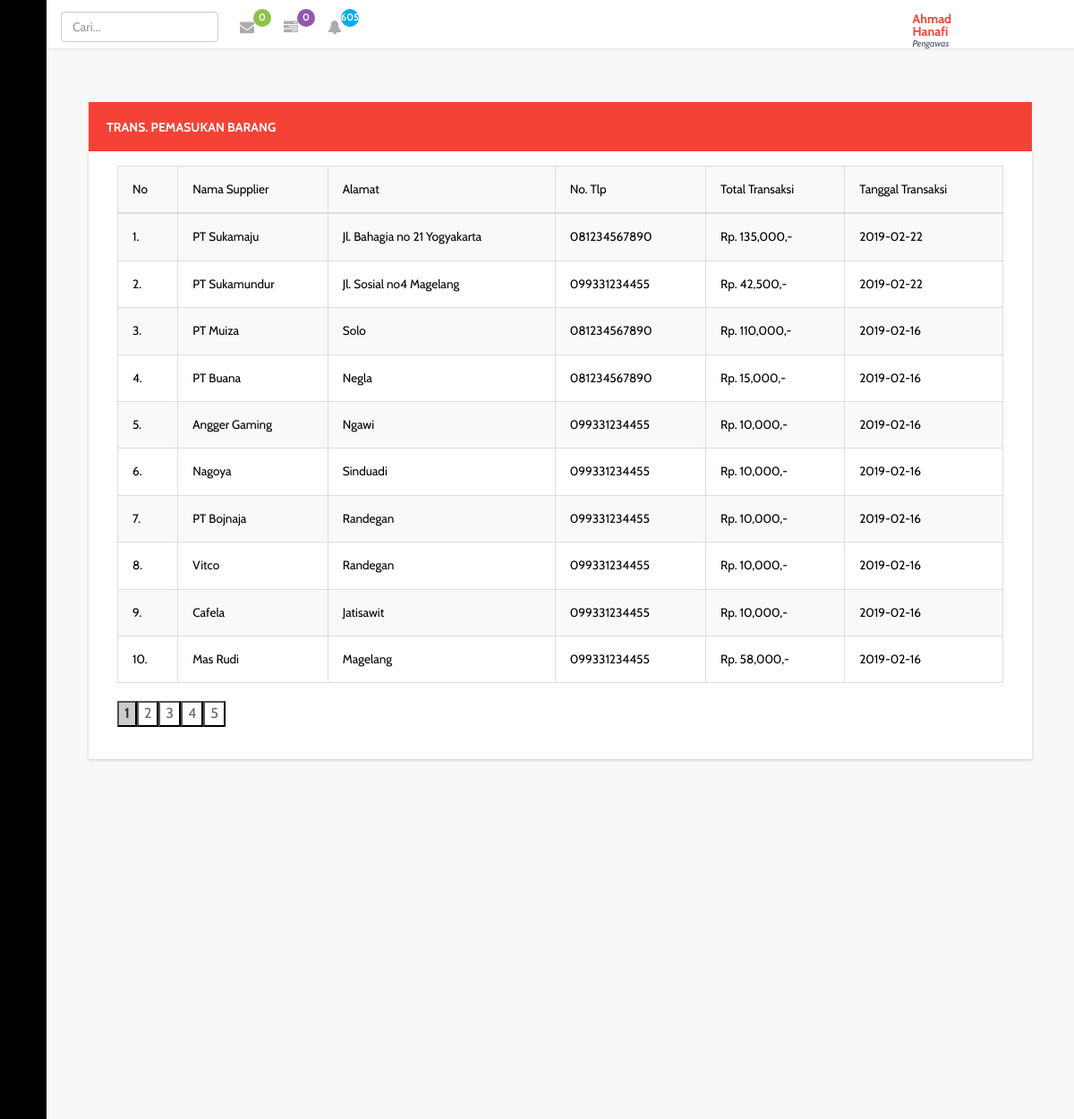
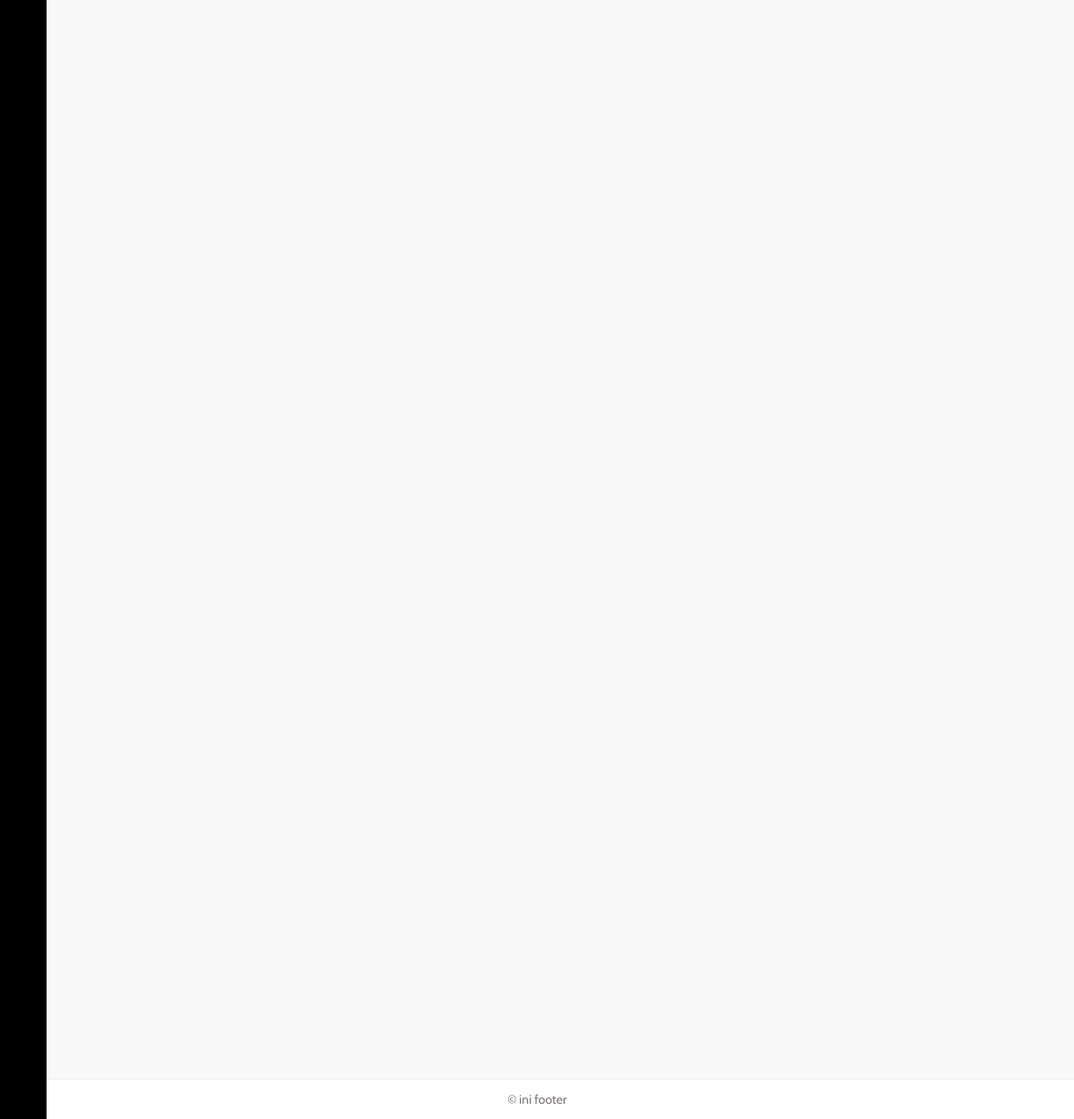
/supervi/index.php?page=transmskan (signed in), run on the app's committed database (2 pictures, top to bottom).
### tables this page shows
CREATE TABLE `user` (
  `id_ptgs` varchar(20) NOT NULL,
  `nm_ptgs` varchar(20) NOT NULL,
  `jk` char(1) NOT NULL,
  `passwd` varchar(255) NOT NULL,
  `almt` varchar(255) NOT NULL,
  `no_tlp` varchar(13) NOT NULL,
  `lvl` int(11) NOT NULL
);

CREATE TABLE `trans_msk` (
  `transmsk` int(11) NOT NULL,
  `nm_supp` varchar(30) NOT NULL,
  `almtsupp` varchar(100) NOT NULL,
  `tlpsup` varchar(13) NOT NULL,
  `tottrans` int(11) NOT NULL,
  `byr` varchar(7) NOT NULL,
  `tempo` date NOT NULL,
  `tgltrans` date NOT NULL
);

### models/m_dttrans.php (called while the page is built, shortened)
<?php
class TransMasuk {
	private $mysqli;
	function __construct($conn) {
		$this->mysqli = $conn;
	}
	public function tampilnot () {
		$db = $this->mysqli->conn;
		$sql = "SELECT transbrg_msk.transbrg_msk, transbrg_msk.hrg, transbrg_msk.jmlh, transbrg_msk.jmlhesc,  transbrg_msk.satuan, transbrg_msk.expr, tb_brg.kd_brg, tb_brg.nm_brg, trans_msk.nm_supp, trans_msk.almtsupp, trans_msk.tlpsup, datediff(current_date(), transbrg_msk.expr) as selisih FROM transbrg_msk INNER JOIN trans_msk on transbrg_msk.transmsk=trans_msk.transmsk JOIN tb_brg ON transbrg_msk.kd_brg=tb_brg.kd_brg WHERE datediff(current_date(), transbrg_msk.expr) >= -7 and datediff(current_date(), transbrg_msk.expr) <=7 and transbrg_msk.jmlhesc > 0";
		$query = $db->query($sql) or die ($db->error);
		return $query;
	}
}
?>

### models/m_trans.php (called while the page is built, shortened)
<?php
class Trans {
	private $mysqli;
	function __construct($conn) {
		$this->mysqli = $conn;
	}
	public function tampil ($id = null) {
		$db = $this->mysqli->conn;
		$sql = "SELECT * FROM trans_msk";
		$query = $db->query($sql) or die ($db->error);
		return $query;
	}
	public function tampillimit ($posisi,$batas) {
		$db = $this->mysqli->conn;
		$sql = "SELECT * FROM trans_msk ORDER BY trans_msk.tgltrans DESC LIMIT $posisi, $batas";
		$query = $db->query($sql) or die ($db->error);
		return $query;
	}
	public function tampilnot ($id = null) {
		$db = $this->mysqli->conn;
		$sql = "SELECT `transmsk`,`nm_supp`,`almtsupp`,`tlpsup`,`tottrans`,`byr`,`tempo`,`tgltrans`, datediff(current_date(), tempo) as selisih FROM `trans_msk` WHERE byr='Piutang' AND tempo >= current_date()";
		$query = $db->query($sql) or die ($db->error);
		return $query;
	}
}
?>

### models/m_barang.php (called while the page is built, shortened)
<?php
class Barang {
	private $mysqli;
	function __construct($conn) {
		$this->mysqli = $conn;
	}
	public function tampilnotv2 ($istk) {
		$db = $this->mysqli->conn;
		$sql = "SELECT * FROM tb_brg";
		if ($istk != null) {
		$sql .= " WHERE stk <= $istk";
		}
		$query = $db->query($sql) or die ($db->error);
		return $query;
	}
}
?>

### views/transmskan.php (the view, shortened to what this page needs)
<?php
$Mskan = new Trans($connection);
?>
<div class="graphs">
	<div class="col-lg-12">
		<div class="panel panel-warning" data-widget="{&quot;draggable&quot;: &quot;false&quot;}" data-widget-static="">
			<div class="panel-heading">
				<h2>Trans. Pemasukan Barang</h2>
			</div>
			<div class="panel-body no-padding" style="display: block;">
				<div class="table-responsive">
					<table class="table table-bordered table-hover table-striped">
						<tr>
							<td>No</td>
								<td>Nama Supplier</td>
								<td>Alamat</td>
								<td>No. Tlp</td>
								<td>Total Transaksi</td>
								<td>Tanggal Transaksi</td>
							</tr>
							<tbody id="carit">
								<?php
								$batas=10;
								$hal=@$_GET['hal'];
								if(empty($hal)){
									$posisi = 0;
									$hal = 1;
								} else {
									$posisi = ($hal - 1)* $batas;
								}
								$no = $posisi +1;
								$tampil = $Mskan->tampillimit($posisi,$batas);
								while($data = $tampil->fetch_object()){
									?>
									<tr>
										<td><?php echo $no++."."; ?></td>
									<td><?php echo $data->nm_supp; ?></td>
									<td><?php echo $data->almtsupp ?></td>
									<td><?php echo $data->tlpsup; ?></td>
									<td><?php echo 'Rp. '.number_format($data->tottrans).',-' ?></td>
									<td><?php echo $data->tgltrans; ?></td>
							</tr>
							<?php
						}
						?>
					</tbody>
				</table>
			</div>
			<div class="pagination">
				<?php
				$baris=$Mskan->tampil();
				$jml=mysqli_num_rows($baris);
				$jml_hal = ceil($jml/$batas);
				for ($i=1; $i<=$jml_hal ; $i++){
					if($i != $hal){
						echo "<a href='?page=transmskan&hal=$i'><button style='background-color:#fff; border:1px solid:#666; color:#666'>$i</button></a>";
					}else{
						echo "<button style='background-color:#ccc; border:1px solid:#000;'><b>$i</b></button></a>";
					}
				} ?>
			</div>
		</div>
	</div>
</div>
</div>

### supervi/index.php (shortened to what this page needs)
<?php
require_once('../config/_koneksi.php');
include "../models/m_barang.php";
include "../models/m_dttrans.php";
include "../models/m_trans.php";
$connection = new Database ($host, $user, $pass, $database);
$brgs = new Barang($connection);
$Transins = new TransMasuk($connection);
$Mskcek = new Trans($connection);
?>
<!DOCTYPE HTML>
<html>
<head>
	<link href="../assets/css/bootstrap.min.css" rel='stylesheet' type='text/css' />
	<link href="../assets/css/style.css" rel='stylesheet' type='text/css' />
	<link href="../assets/css/font-awesome.css" rel="stylesheet">
	<link rel="stylesheet" href="../assets/css/icon-font.min.css" type='text/css' />
	<link href="../assets/css/animate.css" rel="stylesheet" type="text/css" media="all">
</head>
<body class="sticky-header left-side-collapsed" onload="initMap()">
	<section>
		<div class="left-side sticky-left-side">
			<div class="logo-icon text-center">
				<a href="?page=dashboard"><i class="lnr lnr-home"></i> </a>
			</div>
			<div class="left-side-inner">
				<ul class="nav nav-pills nav-stacked custom-nav">
					<li class="menu-list">
						<a href="#"><i class="lnr lnr-cart"></i>
							<span>Pemasukan</span></a>
						</li>
						<li class="menu-list">
							<a href="#"><i class="lnr lnr-upload"></i>
								<span>Pengeluaran</span></a>
							</li>
							<li class="menu-list"><a href="#"><i class="lnr lnr-book"></i> <span>Barang</span></a>
							</li>
						</ul>
					</div>
				</div>
				<div class="main-content main-content2 main-content2copy">
					<div class="header-section">
						<div class="menu-right">
							<div class="user-panel-top">
								<div class="profile_details_left">
									<ul class="nofitications-dropdown">
										<li class="login_box" id="loginContainer">
														<input class="form-control" placeholder="Cari..." type="text" id="cari">
										</li>
										<li class="dropdown">
											<a href="#" class="dropdown-toggle" data-toggle="dropdown" aria-expanded="false">
												<?php
												$pesans = $Transins->tampilnot();
												$cekin = mysqli_num_rows($pesans);
												?>
												<i class="fa fa-envelope"></i><span class="badge"><?php echo $cekin; ?></span></a>
											</li>
											<li class="dropdown">
												<a href="#" class="dropdown-toggle" data-toggle="dropdown" aria-expanded="false">
													<?php
													$tampilutng = $Mskcek->tampilnot();
													$cekutng = mysqli_num_rows($tampilutng);
													?>
													<i class="fa fa-tasks"></i><span class="badge blue1"><?php echo $cekutng; ?></span></a>
												</li>
												<li class="dropdown">
													<a href="#" class="dropdown-toggle" data-toggle="dropdown" aria-expanded="false">
														<?php
														$istk=10;
														$tampils = $brgs->tampilnotv2($istk);
														$cekbrgs = mysqli_num_rows($tampils);
														?>
														<i class="fa fa-bell"></i><span class="badge blue"><?php echo $cekbrgs; ?></span></a>
													</li>
												</ul>
											</div>
											<div class="profile_details">
												<ul>
													<li class="dropdown profile_details_drop">
														<a href="#" class="dropdown-toggle" data-toggle="dropdown" aria-expanded="false">
															<div class="profile_img">
																<span style="background:url(../assets/images/149071v2j.png) no-repeat center"> </span>
																<div class="user-name">
																	<?php
																	$u=$_SESSION['username'];
																	$db=mysqli_connect($host,$user,$pass,$database);
																	$sql = "SELECT * FROM user WHERE id_ptgs='$u'";
																	$result=mysqli_query($db,$sql);
																	$row = mysqli_fetch_array($result,MYSQLI_ASSOC);
																	?>
																	<p><?php echo $row['nm_ptgs']?><span>Pengawas</span></p>
																</div>
																<i class="lnr lnr-chevron-down"></i>
																<div class="clearfix"></div>
															</div>
														</a>
													</li>
													<div class="clearfix"> </div>
												</ul>
											</div>
					<div class="clearfix"></div>
				</div>
			</div>
		</div>
		<div id="page-wrapper" style="height: 2450px">
			<?php
			if(@$_GET['page']=='dashboard' || @$_GET['page']==''){
				include "../views/dashboard.php";
			}else if(@$_GET['page']=='dtbarang'){
				include "../views/dtbarang.php";
			}else if(@$_GET['page']=='barang'){
				include "../views/barang.php";
			}else if(@$_GET['page']=='profile'){
				include "../views/profile.php";
			}else if(@$_GET['page']=='trbrgmsk'){
				include "../views/trbrgmsk.php";
			}else if(@$_GET['page']=='dttransmsk'){
				include "../views/dttransmsk.php";
			}else if(@$_GET['page']=='dttransklr'){
				include "../views/dttransklr.php";
			}else if(@$_GET['page']=='dtilpnglran'){
				include "../views/dtilpnglran.php";
			}else if(@$_GET['page']=='dtbrgexpr'){
				include "../views/dtbrgexpr.php";
			}else if(@$_GET['page']=='transklran'){
				include "../views/transklran.php";
			}else if(@$_GET['page']=='transmskan'){
				include "../views/transmskan.php";
			}else if(@$_GET['page']=='dtputng'){
				include "../views/dtputng.php";
			}else if(@$_GET['page']=='dtmngusr'){
				include "../views/dtmngusr.php";
			}else if(@$_GET['page']=='dtbarangstk'){
				include "../views/dtbarangstk.php";
			}
			?>
		</div>
	</div>
	<footer>
		<p>&copy ini footer</p>
	</footer>
</section>
</body>
</html>

### data on the page
user: nm_ptgs "Ahmad Hanafi"
trans_msk: nm_supp "PT Sukamaju", almtsupp "Jl. Bahagia no 21 Yogyakarta", tlpsup "081234567890", tottrans "135,000", tgltrans "2019-02-22"
trans_msk: nm_supp "PT Sukamundur", almtsupp "Jl. Sosial no4 Magelang", tlpsup "099331234455", tottrans "42,500", tgltrans "2019-02-22"
trans_msk: nm_supp "PT Muiza", almtsupp "Solo", tlpsup "081234567890", tottrans "110,000", tgltrans "2019-02-16"
trans_msk: nm_supp "PT Buana", almtsupp "Negla", tlpsup "081234567890", tottrans "15,000", tgltrans "2019-02-16"
trans_msk: nm_supp "Angger Gaming", almtsupp "Ngawi", tlpsup "099331234455", tottrans "10,000", tgltrans "2019-02-16"
trans_msk: nm_supp "Nagoya", almtsupp "Sinduadi", tlpsup "099331234455", tottrans "10,000", tgltrans "2019-02-16"
trans_msk: nm_supp "PT Bojnaja", almtsupp "Randegan", tlpsup "099331234455", tottrans "10,000", tgltrans "2019-02-16"
trans_msk: nm_supp "Vitco", almtsupp "Randegan", tlpsup "099331234455", tottrans "10,000", tgltrans "2019-02-16"
trans_msk: nm_supp "Cafela", almtsupp "Jatisawit", tlpsup "099331234455", tottrans "10,000", tgltrans "2019-02-16"
trans_msk: nm_supp "Mas Rudi", almtsupp "Magelang", tlpsup "099331234455", tottrans "58,000", tgltrans "2019-02-16"

### other printed values
$cekin "0"
$cekutng "0"
$cekbrgs "605"
